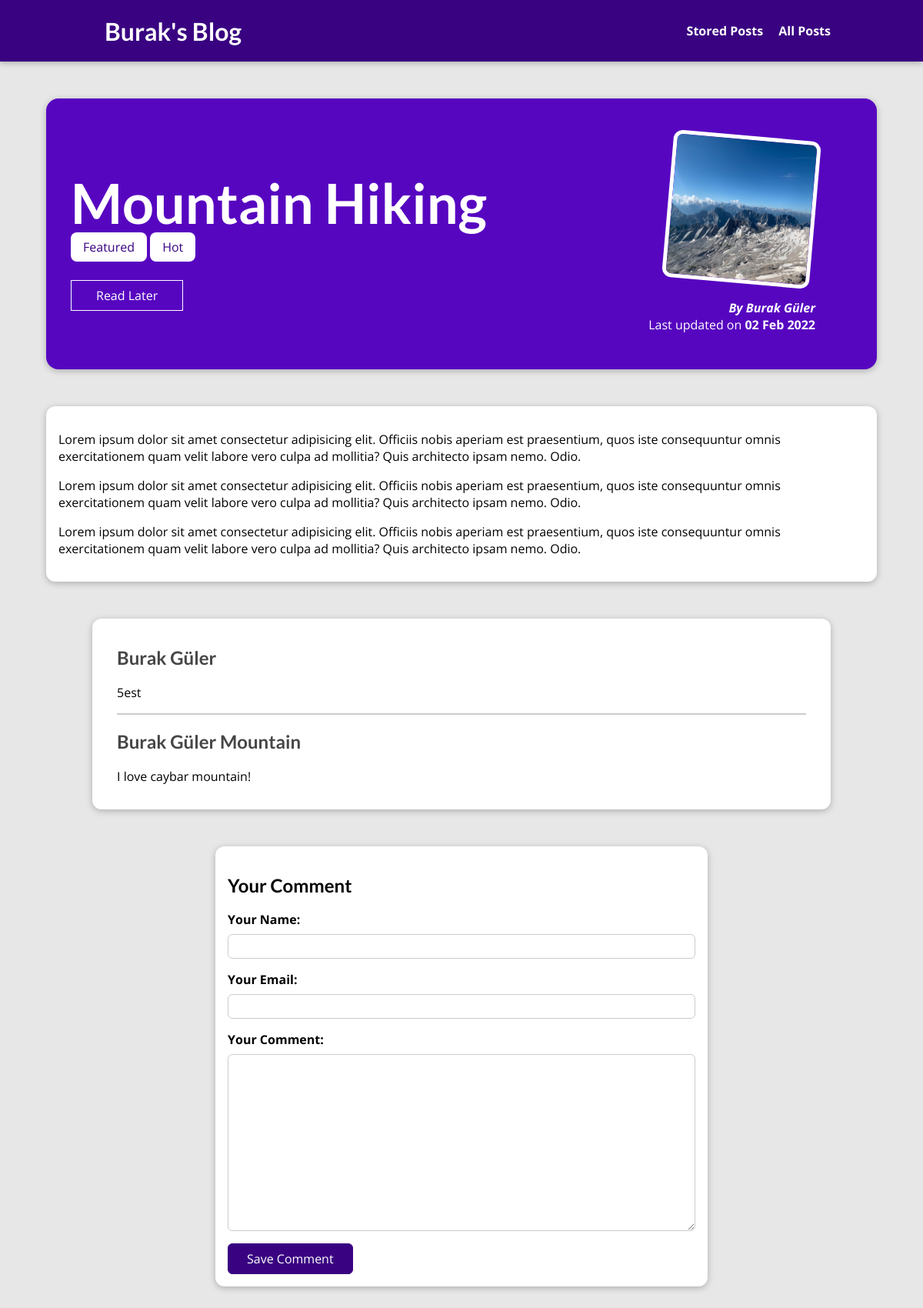
The page /posts/hike-in-the-mountains on the database its author committed.
### blog/models.py (models this page shows, shortened)
class Post(models.Model):
    title = models.CharField(max_length=50, null=True)
    excerpt = models.CharField(max_length=500)
    image = models.ImageField(upload_to="posts", null=True)
    date = models.DateField(auto_now=True)
    slug = models.SlugField(db_index=True, unique=True)
    content = models.TextField(validators=[MinLengthValidator(10)])
    author = models.ForeignKey(Author, null=True, on_delete=models.SET_NULL, related_name="posts")
    tags = models.ManyToManyField(Tag)

class Tag(models.Model):
    caption = models.CharField(max_length=30)

class Author(models.Model):
    first_name = models.CharField(max_length=20)
    last_name = models.CharField(max_length=20)
    email = models.EmailField()
    def full_name(self):
        return f"{self.first_name} {self.last_name}"
    def __str__(self):
        return self.full_name()

class Comment(models.Model):
    user_name = models.CharField(max_length=50)
    user_email = models.EmailField()
    text = models.TextField(max_length=400)
    post = models.ForeignKey(Post, on_delete=models.CASCADE, related_name="comments")

### blog/views.py (the view, shortened to what this page needs)
# urls.py: path("posts/<slug:slug>", views.PostDetailView.as_view(), name="post-detail")
class PostDetailView(View):
    def get_selected_post_context(self, request, slug):
        post = Post.objects.get(slug=slug)
        is_saved_for_later = self.is_stored_post(request, post.id)
        context = {
            "post": post,
            "post_tags": post.tags.all(),
            "comment_form": CommentForm(),
            "comments": post.comments.all().order_by("-id"),
            "saved_for_later": is_saved_for_later
        }
        return context
    @staticmethod
    def is_stored_post(request, post_id):
        stored_posts = request.session.get("stored_posts")
        if stored_posts is not None:
            is_saved_for_later = post_id in stored_posts
        else:
            is_saved_for_later = False
        return is_saved_for_later
    def get(self, request, slug):
        context = self.get_selected_post_context(request, slug)
        return render(request, "blog/post-detail.html", context)

### blog/forms.py
class CommentForm(forms.ModelForm):
    class Meta:
        model = Comment
        exclude = ["post"]
        labels = {
            "user_name": "Your Name",
            "user_email": "Your Email",
            "text": "Your Comment"
        }

### blog/templates/blog/post-detail.html (shortened to what this page needs)
{% extends "base.html" %}
{% load static %}
{% block css_files %}
    <link rel="stylesheet" href="{% static 'blog/post-detail.css' %}"/>
{% endblock %}
{% block content %}
    <section id="summary">
        <h2>{{ post.title }}</h2>
        <div>
            {% for tag in post_tags %}
                <span class="tag">{{ tag.caption }}</span>
            {% endfor %}
        </div>
        <div id="read-later">
            <form action="{% url 'read-later' %}" method="POST">
                <button>
                    {% if saved_for_later %}
                        Remove from "Read Later"
                    {% else %}
                        Read Later
                    {% endif %}
                </button>
            </form>
        </div>
        <article>
            <img src="{{ post.image.url }}" alt="{{ post.title }}">
            <address>By <a href="mailto:{{ post.author.email }}">{{ post.author }}</a></address>
            <div>
                Last updated on <time>{{ post.date|date:"d M Y" }}</time>
            </div>
        </article>
    </section>
    <main>
        {{ post.content|linebreaks }}
    </main>
    {% if comments %}
        <section id="comments">
            <ul>
                {% for comment in comments %}
                    <li>
                        <h2>{{ comment.user_name }}</h2>
                        <p>{{ comment.text|linebreaks }}</p>
                    </li>
                {% endfor %}
            </ul>
        </section>
    {% endif %}
    <section id="comment-form">
        <h2>Your Comment</h2>
        <form action="{% url 'post-detail' post.slug %}" method="POST">
            {% for form_field in comment_form %}
                <div class="form-control {% if form_field.errors %}invalid{% endif %}">
                    {{ form_field.label_tag }}
                    {{ form_field }}
                </div>
            {% endfor %}
            <button>Save Comment</button>
        </form>
    </section>
{% endblock %}

### templates/base.html (shortened to what this page needs)
{% load static %}
<!DOCTYPE html>
<html lang="en">
<head>
    {% block css_files %}{% endblock %}
    <link rel="stylesheet" href="{% static 'app.css' %}">
</head>
<body>
    <header id="main-navigation">
        <h1><a href="{% url 'index' %}">Burak's Blog</a></h1>
        <nav>
            <a href="{% url 'read-later' %}">Stored Posts</a>
            <a href="{% url 'posts' %}">All Posts</a>
        </nav>
    </header>
    {% block content %}
    {% endblock %}
</body>
</html>

### blog/static/blog/post-detail.css (style rules this page uses)
body { background-color: #e7e7e7; }
#main-navigation { background-color: #390281; box-shadow: 0 2px 8px rgba(0, 0, 0, 0.25); }
#summary { margin: 8rem auto 3rem auto; padding: 2rem; width: 90%; max-width: 90rem; border-radius: 16px; background-color: #5706c0; position: relative; box-shadow: 0 2px 8px rgba(0, 0, 0, 0.25); height: 22rem; }
#summary h2 { color: white; font-size: 4.5rem; margin-bottom: 0.25rem; }
#summary article { position: absolute; top: 2rem; right: 3rem; padding: 1rem 2rem; border-radius: 12px; text-align: right; color: white; }
#summary article img { width: 12rem; height: 12rem; border-radius: 12px; transform: rotateZ(5deg); border: 5px solid white; margin-bottom: 1rem; }
#summary address { font-weight: bold; }
#summary a { color: white; text-decoration: none; }
#summary time { font-weight: bold; }
#read-later { margin: 2rem 0; }
#read-later button { background-color: transparent; border: 1px solid white; padding: 0.5rem 2rem; font: inherit; color: white; cursor: pointer; }
main { width: 90%; max-width: 90rem; margin: 3rem auto; background-color: white; padding: 1rem; border-radius: 12px; box-shadow: 0 2px 8px rgba(0, 0, 0, 0.25); }
.tag { background-color: white; color: #390281; padding: 0.5rem 1rem; border-radius: 8px; }
#comment-form { margin: 3rem auto; width: 90%; max-width: 40rem; border-radius: 12px; background-color: white; box-shadow: 0 2px 8px rgba(0, 0, 0, 0.25); padding: 1rem; }
#comment-form button { font: inherit; background-color: #390281; color: white; border: 1px solid #390281; padding: 0.5rem 1.5rem; border-radius: 6px; cursor: pointer; }
.form-control { margin-bottom: 1rem; }
.form-control label { font-weight: bold; margin-bottom: 0.5rem; display: block; }
.form-control input, .form-control textarea { display: block; width: 100%; font: inherit; padding: 0.25rem; border-radius: 6px; border: 1px solid #ccc; }
#comments { margin: 3rem auto; width: 90%; max-width: 60rem; border-radius: 12px; background-color: white; box-shadow: 0 2px 8px rgba(0, 0, 0, 0.25); padding: 1rem 2rem; }
#comments ul { list-style: none; margin: 0; padding: 0; }
#comments li { margin-bottom: 1rem; border-bottom: 2px solid #ccc; }
#comments li:last-of-type { border-bottom: none; }
#comments h2 { color: #464646; }

### static/app.css (style rules this page uses)
* { box-sizing: border-box; }
html { font-family: 'Open Sans', 'Lato', sans-serif; }
body { margin: 0; }
h1, h2, h3 { font-family: 'Lato', sans-serif; font-weight: bold; }
#main-navigation { width: 100%; height: 5rem; display: flex; justify-content: space-between; align-items: center; padding: 0 10%; position: absolute; top: 0; left: 0; }
#main-navigation a { text-decoration: none; color: white; font-weight: bold; margin-left: 1rem; }

### rows shown on the page
Post: title "Mountain Hiking", image (picture), author "Burak Güler", date "02 Feb 2022", content "Lorem ipsum dolor sit amet consectetur adipisicing elit. Officiis nobis aperiam est praesentium, quos iste consequuntur omnis exercitationem quam velit labore vero culpa ad mollitia? Quis architecto ipsam nemo. Odio. Lorem ipsum dolor sit amet consectetur adipisicing elit. Officiis nobis aperiam est praesentium, quos iste consequuntur omnis exercitationem quam velit labore vero culpa ad mollitia? Quis architecto ipsam nemo. Odio. Lorem ipsum dolor sit amet consectetur adipisicing elit. Officiis nobis aperiam est praesentium, quos iste consequuntur omnis exercitationem quam velit labore vero culpa ad mollitia? Quis architecto ipsam nemo. Odio."
Tag: caption "Featured"
Tag: caption "Hot"
Comment: user_name "Burak Güler", text "5est"
Comment: user_name "Burak Güler Mountain", text "I love caybar mountain!"
